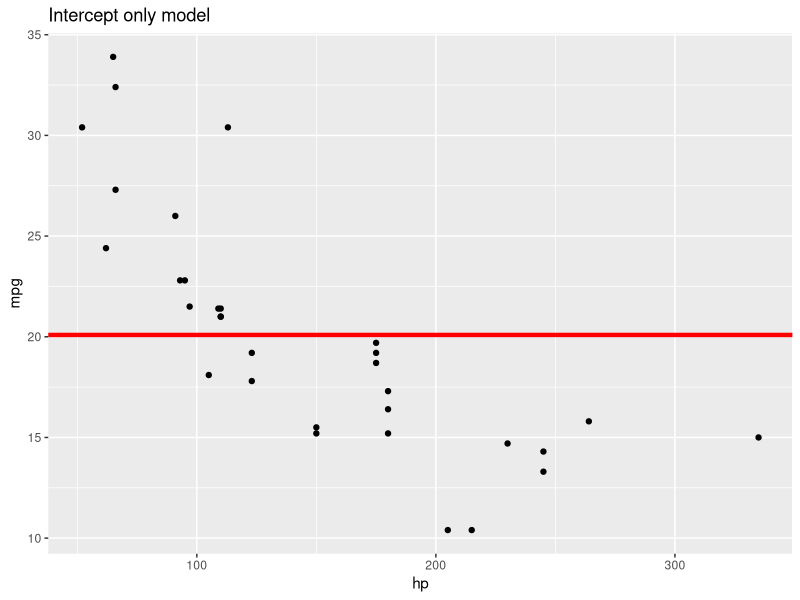
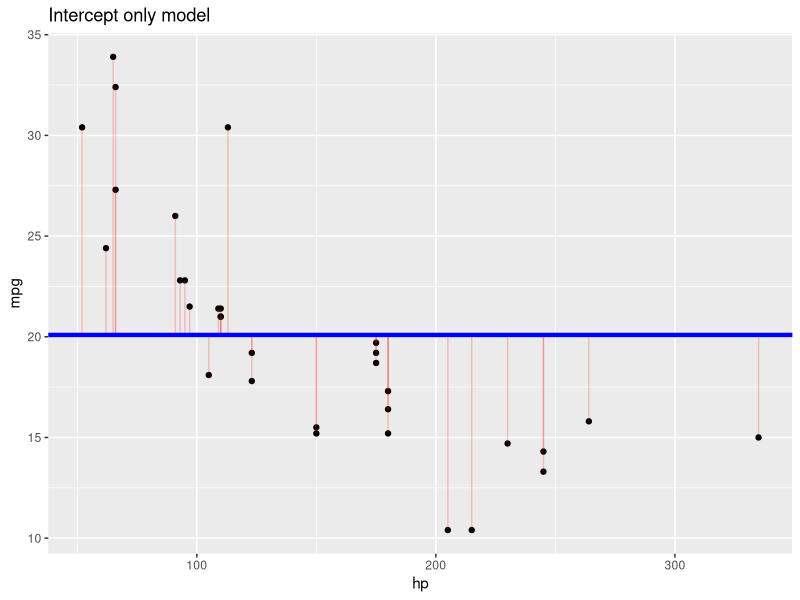
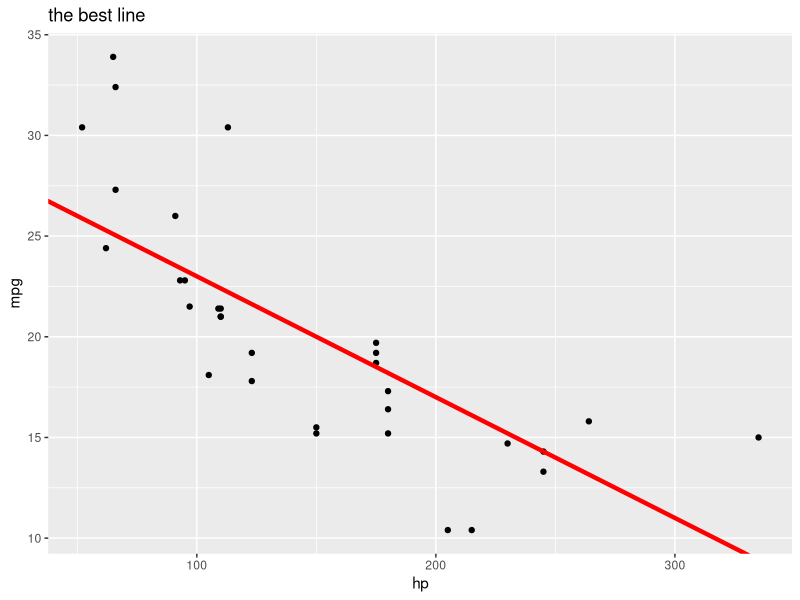
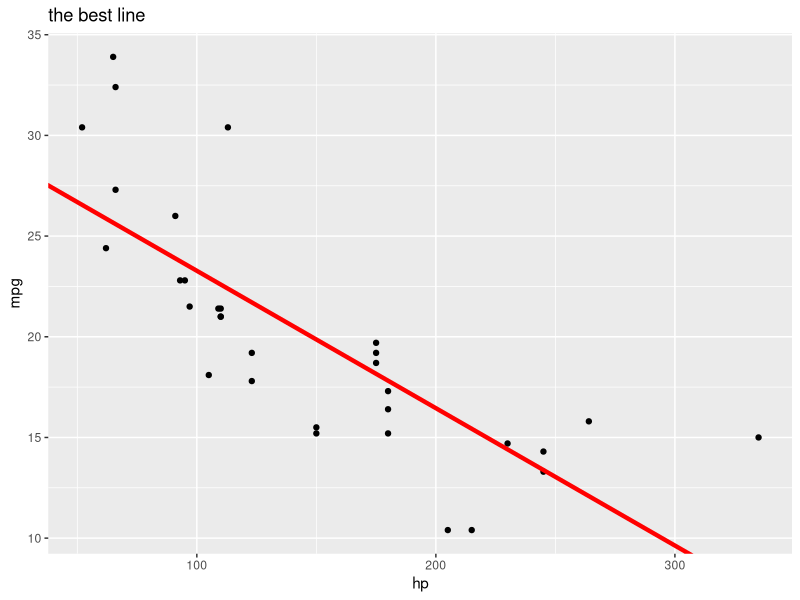
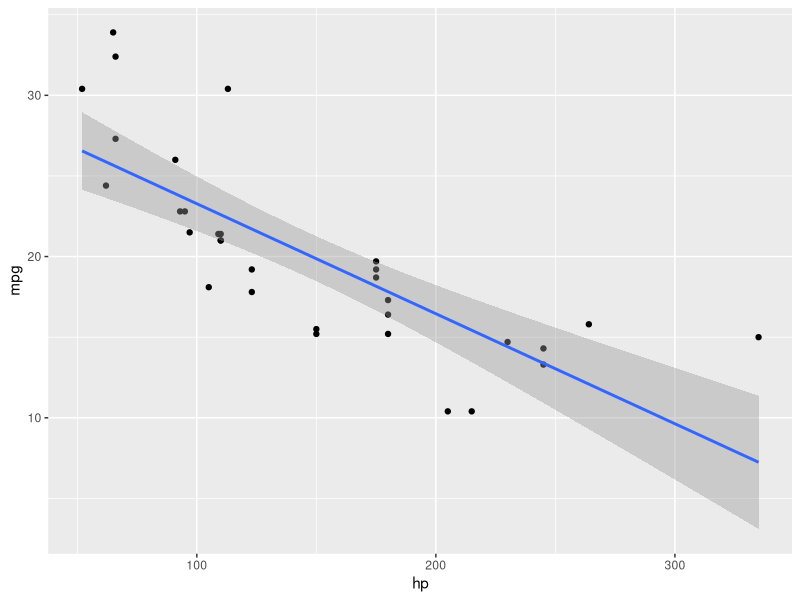
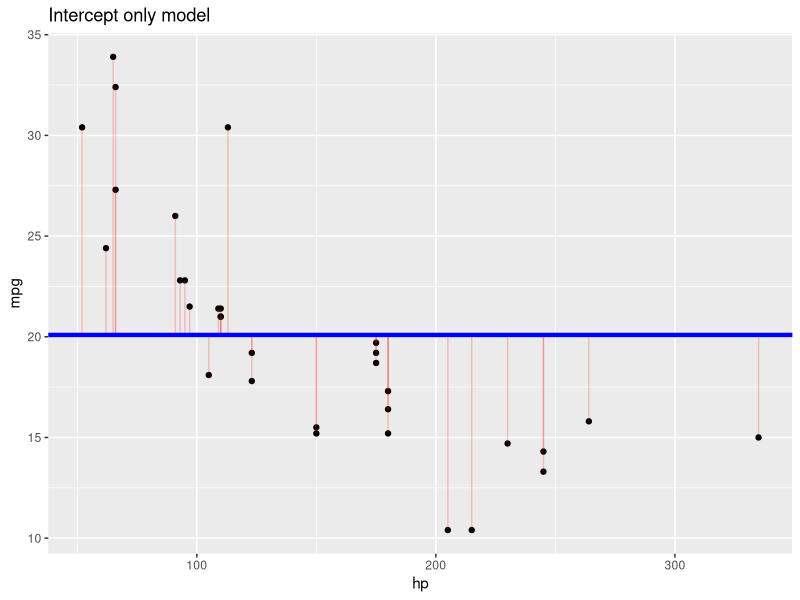
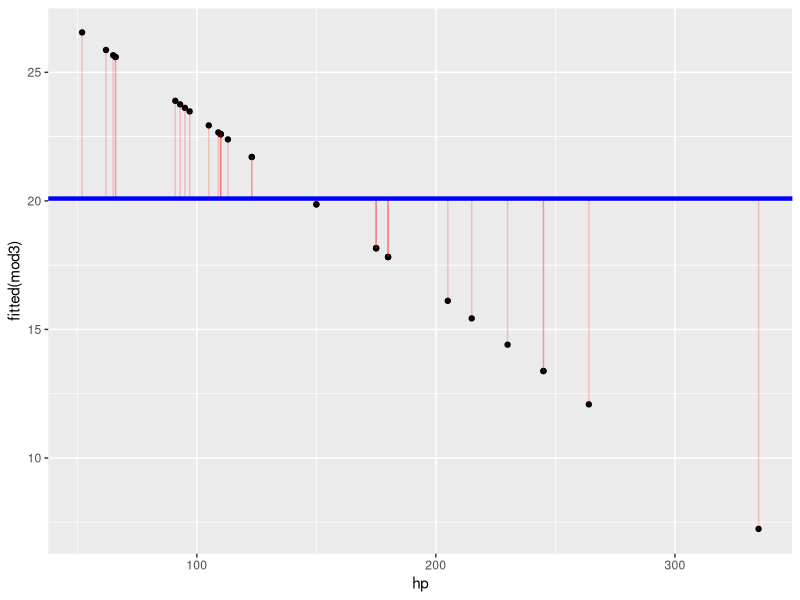
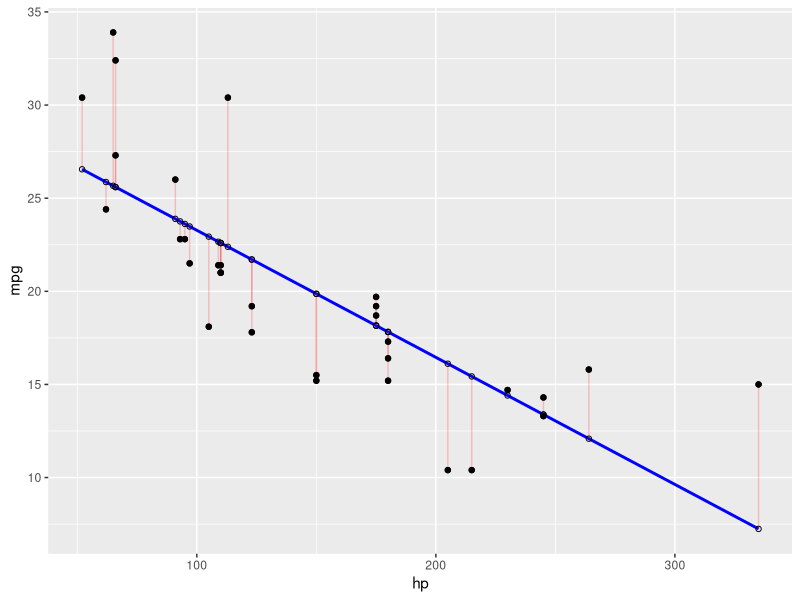

Source code (R) for these figures, in order:
library(ggplot2)
data("mtcars")
ggplot(mtcars, aes(x = hp, y = mpg))+ geom_point() +
  geom_hline(yintercept = mean(mtcars$mpg), col = 'red', size = 1.5) +
  ggtitle("Intercept only model")

model <- lm(mpg~ 1, data = mtcars)
summary(model)
mean(mtcars$mpg)

ggplot(mtcars, aes(x = hp, y = mpg))+ geom_point() +
  geom_segment(aes(xend = hp, yend = mean(mtcars$mpg)), alpha = .2, col='red') +
  geom_hline(yintercept = mean(mtcars$mpg), col = 'blue', size = 1.5) +
  ggtitle("Intercept only model")

ggplot(mtcars, aes(x = hp, y = mpg))+ geom_point() +
  geom_abline(intercept = 29, slope = -0.06, col = "red", size = 1.5) +
  ggtitle("the best line")

mod3 <- lm(mpg~hp, data  =mtcars)
names(mod3)
summary(mod3)

ggplot(mtcars, aes(x = hp, y = mpg))+ geom_point() +
  geom_abline(intercept = 30.09886, slope = -0.06823, col = "red", size = 1.5) +
  ggtitle("the best line")

ggplot(mtcars, aes(x = hp, y = mpg)) +geom_point() +
  geom_smooth(method = 'lm')

# Class 2

## SStot
ggplot(mtcars, aes(x = hp, y = mpg))+ geom_point() +
  geom_segment(aes(xend = hp, yend = mean(mtcars$mpg)), alpha = .2, col='red') +
  geom_hline(yintercept = mean(mtcars$mpg), col = 'blue', size = 1.5) +
  ggtitle("Intercept only model")
  
## SSreg
ggplot(mtcars, aes(x = hp, y = fitted(mod3)))+ geom_point() +
  geom_segment(aes(xend = hp, yend = mean(mtcars$mpg)), alpha = .2, col='red') +
  geom_hline(yintercept = mean(mtcars$mpg), col = 'blue', size = 1.5)

##SSres
ggplot(mtcars, aes(x = hp, y = mpg))+ geom_point() +
  geom_smooth(method='lm', se = F, color = "blue") +
  geom_segment(aes(xend = hp, yend = fitted(mod3)), alpha = .2, col='red') +
  geom_point() + geom_point(aes(y=fitted(mod3)), shape  = 1)


seriea <- read.csv("Linear Regression/seriea.csv")
sapply(seriea, class)

model1 <- lm(G~POS, data = seriea)
summary(model1)

F <- mean(seriea$G[seriea$POS == "F"])
D <- mean(seriea$G[seriea$POS == "D"])
M <- mean(seriea$G[seriea$POS == "M"])

F
D
M

ggplot(seriea, aes(x = SH, y = G)) + geom_point()

model2 <- lm(G~POS+SH, data = seriea)
summary(model2)

model3 <- lm(G~POS + ST, data =seriea)
summary(model3)

model4 <- lm( G~POS+ ST+ SH, data = seriea)
summary(model4)

coef(model2)
coef(model4)
